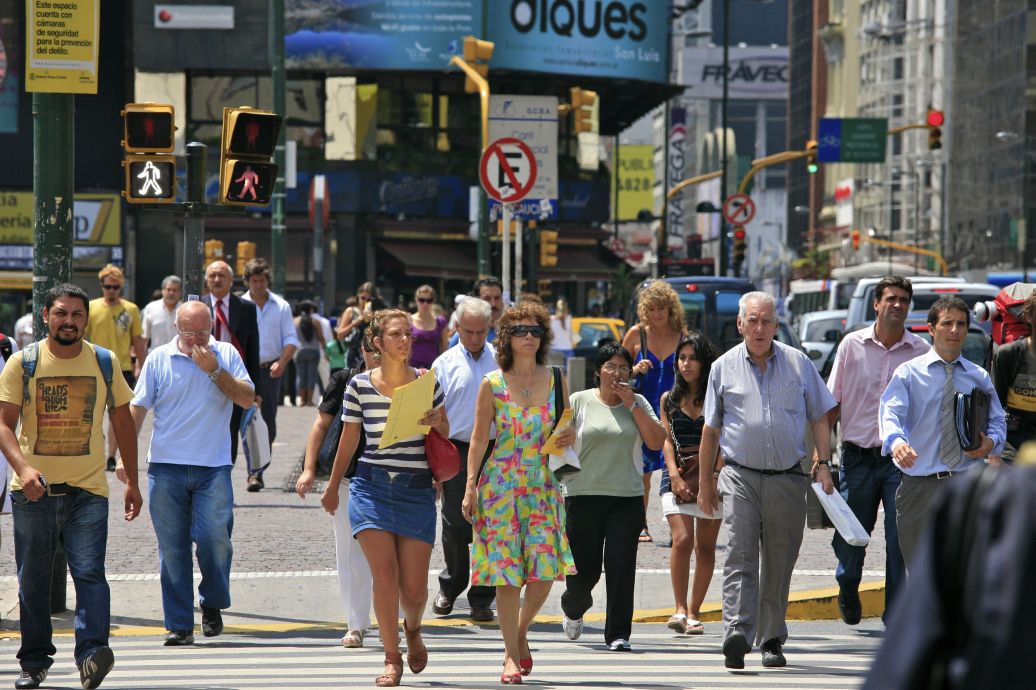
#> input picture HOGS.jpg, 4141 x 2760 px, found by its file name (shown at 1/4 size)
$ jupyter execute Pedestrian_Detection_Using_HOGS.ipynb
#> lines starting #> are read from the running program, lines starting #| are printed output that depends on the picture; after the words box and inside, x2 and y2 are one past the last pixel; in counts of white or black regions, pixels touching at a corner belong together
# **Pedestrian Detection Using HOGS**

Importing required libraries

[cell 1]
import cv2
from imutils.object_detection import non_max_suppression
from imutils import resize
import numpy as np

Making a HogDescriptor object

[cell 2]
hog = cv2.HOGDescriptor()
hog.setSVMDetector(cv2.HOGDescriptor_getDefaultPeopleDetector())

Load and Resize Image

[cell 3]
img = cv2.imread("C:\\Users\\HP\\Downloads\\HOGS.jpg")
#> img is the input picture: shape (2760, 4141, 3); mean B, G, R 95.2, 97.9, 100
img = resize(img,height=500)
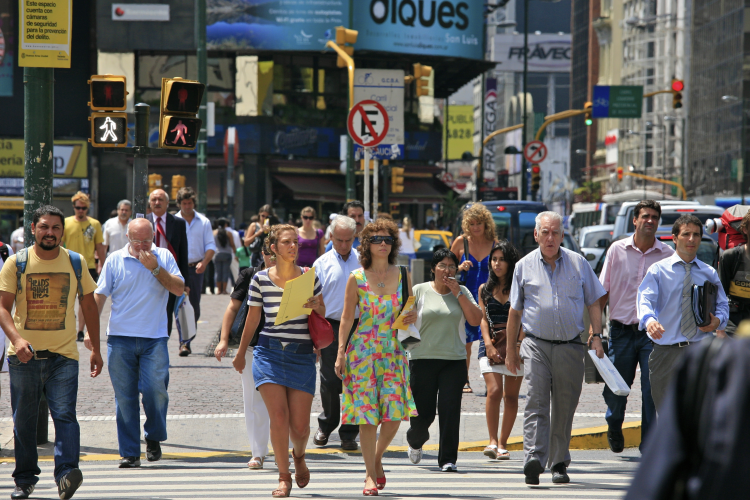
#> img: shape (500, 750, 3); mean B, G, R 95.2, 97.9, 100

Detect People

[cell 4]
rects,weights = hog.detectMultiScale(img,winStride=(4,4),padding=(8,8),scale=1.05)
#> rects = [[579, 321, 77, 154], [338, 376, 65, 124], [213, 254, 71, 142], [200, 264, 87, 175], [322, 56, 99, 199], [63, 186, 157, 314], [370, 225, 143, 275], [471, 177, 170, 323]]; weights = [0.492, 1.07, 0.265, 0.155, 0.286, 3.03, 1.62, 0.527]

Draw Initial Bounding Boxes

[cell 5]
copy = img.copy()
for x,y,w,h in rects:
    cv2.rectangle(copy,(x,y),(x+w,y+h),(0,0,255),2)
#> this loop made 8 passes
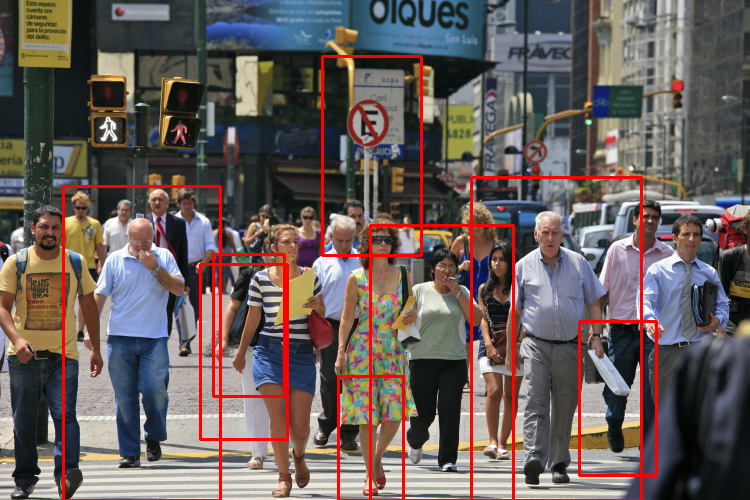
#> copy: shape (500, 750, 3); 3.77% of pixels changed, all inside (x1, y1, x2, y2) = (62, 55, 658, 500)

Show Pre-NMS Result

[cell 6]
cv2.imshow('before suppression',copy)
cv2.waitKey(0)
#> Out = 27

Apply Non-Maximum Suppression

[cell 7]
r = np.array([[x,y,x+w,y+h] for x,y,w,h in rects])
#> r = [[579, 321, 656, 475], [338, 376, 403, 500], [213, 254, 284, 396], [200, 264, 287, 439], [322, 56, 421, 255], [63, 186, 220, 500], [370, 225, 513, 500], [471, 177, 641, 500]]
pick = non_max_suppression(r,probs=None,overlapThresh=0.65)
#> pick = [[471, 177, 641, 500], [370, 225, 513, 500], [63, 186, 220, 500], [338, 376, 403, 500], [200, 264, 287, 439], [322, 56, 421, 255]]

Draw Final Bounding Boxes

[cell 8]
for xa,ya,xb,yb in pick:
    cv2.rectangle(img,(xa,ya),(xb,yb),(0,255,0),2)
#> this loop made 6 passes
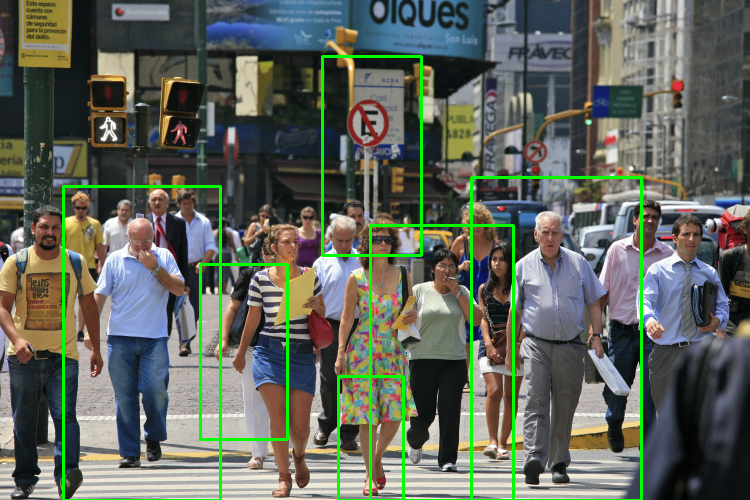
#> img: shape (500, 750, 3); 3.08% of pixels changed, all inside (x1, y1, x2, y2) = (62, 55, 643, 500)

Show Final Output

[cell 9]
cv2.imshow('after suppression',img)
cv2.waitKey(0)
#> Out = 27
